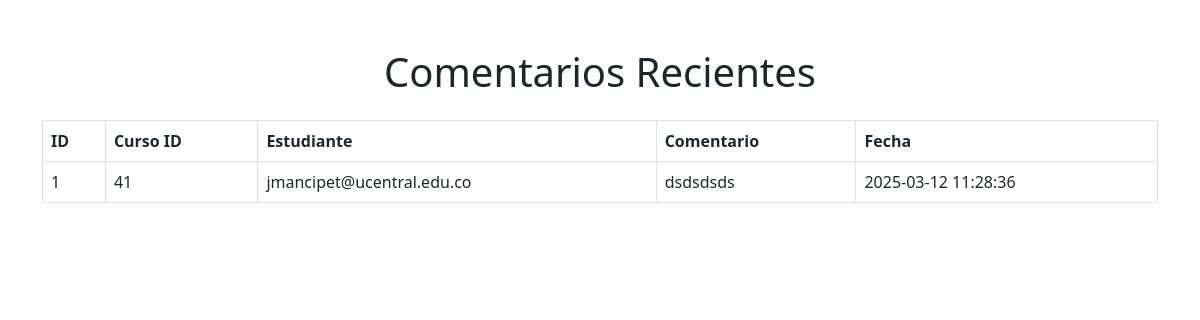
/php/ver_comentarios.php, run on the app's committed database.
### tables this page shows
CREATE TABLE `comentarios` (
  `id` int(11) NOT NULL,
  `curso_id` int(11) DEFAULT NULL,
  `estudiante_correo` varchar(255) DEFAULT NULL,
  `comentario` text DEFAULT NULL,
  `fecha` datetime DEFAULT NULL
);

### php/ver_comentarios.php (the view, shortened to what this page needs)
<?php
include 'conexion_be.php';
$query = "SELECT * FROM comentarios ORDER BY fecha DESC";
$result = $conexion->query($query);
?>
<!DOCTYPE html>
<html lang="es">
<head>
    <link rel="stylesheet" href="https://cdn.jsdelivr.net/npm/bootstrap@5.3.0/dist/css/bootstrap.min.css">
</head>
<body>
    <div class="container mt-5">
        <h1 class="text-center mb-4">Comentarios Recientes</h1>
        <?php if ($result && $result->num_rows > 0): ?>
            <table class="table table-bordered">
                <thead>
                    <tr>
                        <th>ID</th>
                        <th>Curso ID</th>
                        <th>Estudiante</th>
                        <th>Comentario</th>
                        <th>Fecha</th>
                    </tr>
                </thead>
                <tbody>
                    <?php while ($comentario = $result->fetch_assoc()): ?>
                        <tr>
                            <td><?php echo $comentario['id']; ?></td>
                            <td><?php echo $comentario['curso_id']; ?></td>
                            <td><?php echo $comentario['estudiante_correo']; ?></td>
                            <td><?php echo nl2br(htmlspecialchars($comentario['comentario'])); ?></td>
                            <td><?php echo $comentario['fecha']; ?></td>
                        </tr>
                    <?php endwhile; ?>
                </tbody>
            </table>
        <?php else: ?>
            <div class="alert alert-warning">No hay comentarios disponibles.</div>
        <?php endif; ?>
    </div>
</body>
</html>

### data on the page
comentarios: id "1", curso "41", estudiante_correo "jmancipet@ucentral.edu.co", comentario "dsdsdsds", fecha "2025-03-12 11:28:36"
